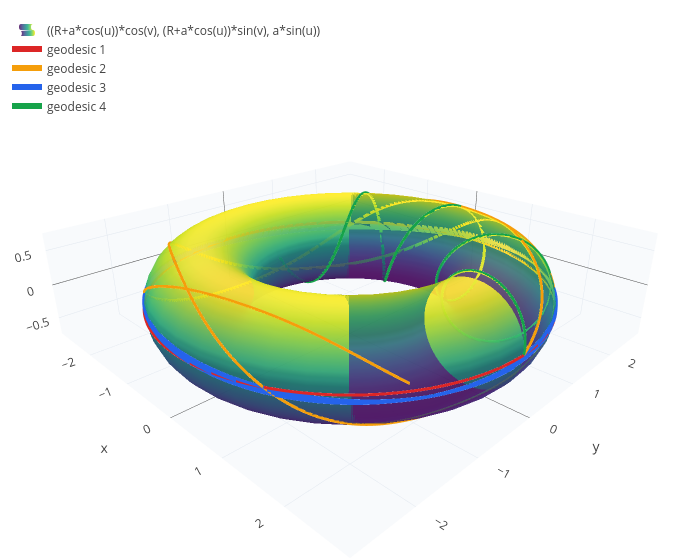

Notebook source saved alongside this figure:
### Markdown cell above
On the torus, geodesics are much more varied. Starting on the outer equator, one goes around the tube, others wind
around the hole, and the one along the equator itself stays there:

### Code cell
paths = geodesic(t, [0 0], [0 1; 1 0.4; 0.3 1; 1 0.05], 25, torus);
ring = surface((R+a*cos(u))*cos(v), (R+a*cos(u))*sin(v), a*sin(u), u, 0, 2*pi, v, 0, 2*pi);
show(ring, paths)

### Figure 1 — Plotly figure (JSON) as saved in the notebook; plotly's stock layout.template omitted (floating-point values rounded to 4 significant figures; data arrays with more than 128 entries replaced by an {"elided": "..."} marker saying what was removed)
{"data": [{"colorscale": "Viridis", "name": "((R+a*cos(u))*cos(v), (R+a*cos(u))*sin(v), a*sin(u))", "opacity": 0.85, "showlegend": true, "showscale": false, "type": "surface", "x": {"elided": "41x41 float values"}, "y": {"elided": "41x41 float values"}, "z": {"elided": "41x41 float values"}}, {"line": {"color": "#dc2626", "width": 6}, "mode": "lines", "name": "geodesic 1", "type": "scatter3d", "x": {"elided": "1252 float values"}, "y": {"elided": "1252 float values"}, "z": {"elided": "1252 int values"}}, {"line": {"color": "#f59e0b", "width": 6}, "mode": "lines", "name": "geodesic 2", "type": "scatter3d", "x": {"elided": "1252 float values"}, "y": {"elided": "1252 float values"}, "z": {"elided": "1252 float values"}}, {"line": {"color": "#2563eb", "width": 6}, "mode": "lines", "name": "geodesic 3", "type": "scatter3d", "x": {"elided": "1252 float values"}, "y": {"elided": "1252 float values"}, "z": {"elided": "1252 float values"}}, {"line": {"color": "#16a34a", "width": 6}, "mode": "lines", "name": "geodesic 4", "type": "scatter3d", "x": {"elided": "1252 float values"}, "y": {"elided": "1252 float values"}, "z": {"elided": "1252 float values"}}], "layout": {"height": 560, "legend": {"x": 0.01, "y": 0.99}, "margin": {"b": 0, "l": 0, "r": 0, "t": 10}, "scene": {"aspectmode": "data", "camera": {"eye": {"x": 1.6, "y": -1.6, "z": 1.0}}, "xaxis": {"backgroundcolor": "#f8fafc", "gridcolor": "#e2e8f0", "showbackground": true, "title": {"text": "x"}}, "yaxis": {"backgroundcolor": "#f8fafc", "gridcolor": "#e2e8f0", "showbackground": true, "title": {"text": "y"}}, "zaxis": {"backgroundcolor": "#f8fafc", "gridcolor": "#e2e8f0", "showbackground": true, "title": {"text": "z"}}}, "showlegend": true, "title": {"text": ""}, "width": 700}}
